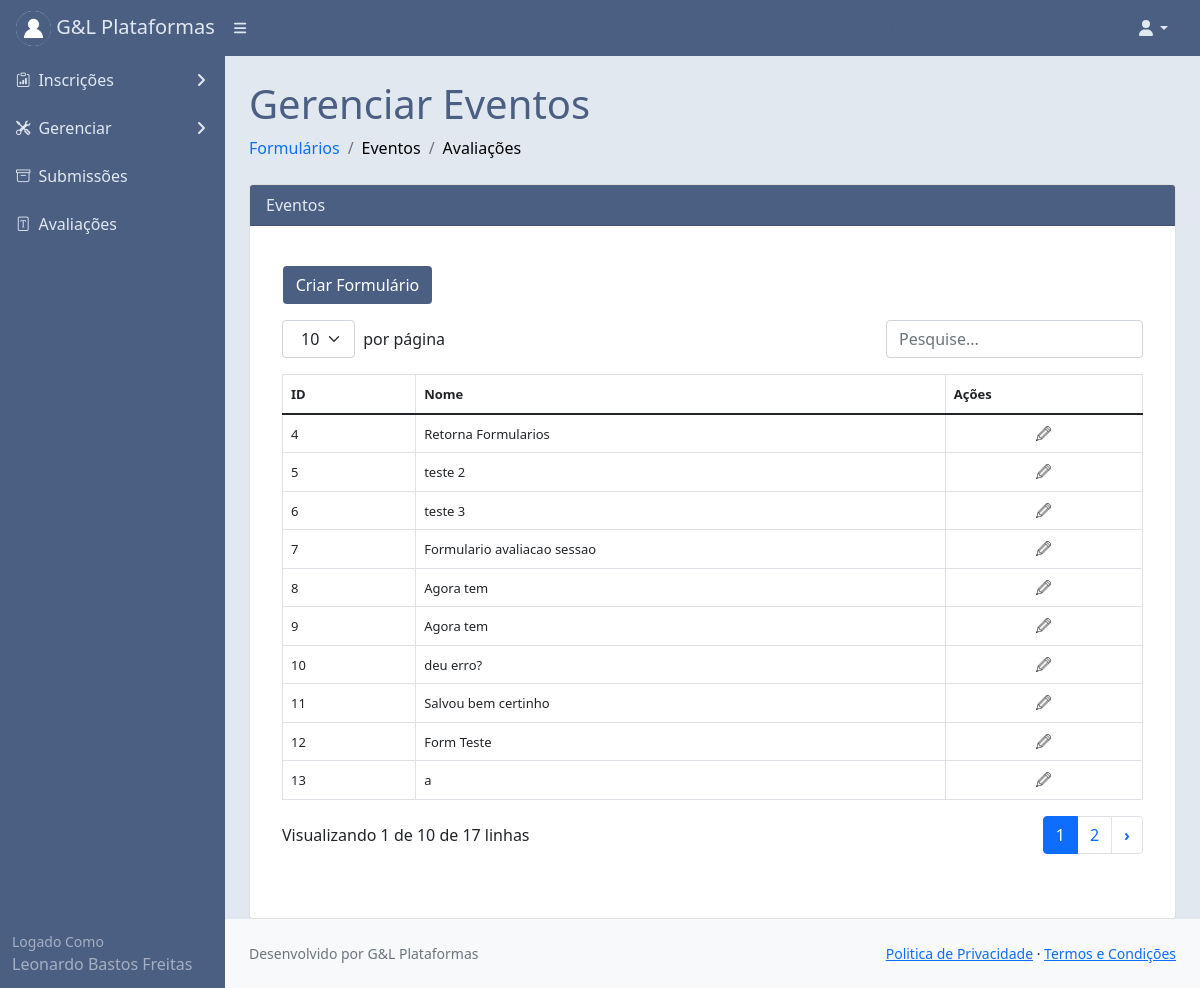
Screenshot of /formularios/ (signed in) with the database file from the repository.
### core/models.py (models this page shows)
class Usuariocd(models.Model):
    cpf = models.CharField(max_length=11)
    nome = models.CharField(max_length=300)
    cep = models.CharField(max_length=8)
    nascimento = models.DateField()
    email = models.EmailField()
    endereco = models.CharField(max_length=500)
    cidade = models.CharField(max_length=150)
    bairro = models.CharField(max_length=150)
    pais = models.CharField(max_length=150)
    instituicao = models.CharField(max_length=150)
    cmp = models.CharField(max_length=3)
    categ = models.CharField(max_length=150)
    cinfo = models.CharField(max_length=3)
    gestor_plataforma = models.CharField(max_length=3)
    autor = models.CharField(max_length=3)
    avaliador = models.CharField(max_length=3)
    lider = models.CharField(max_length=3)
    id_usuario = models.BigIntegerField()
    contato = models.BigIntegerField(null=True)
    perfil = models.FileField(upload_to='')

class Formulario(models.Model):
    c1 = models.CharField(max_length=500)
    c2 = models.CharField(max_length=500)
    c3 = models.CharField(max_length=500)
    c4 = models.CharField(max_length=500)
    c5 = models.CharField(max_length=500)
    c6 = models.CharField(max_length=500)
    c7 = models.CharField(max_length=500)
    c8 = models.CharField(max_length=500)
    c9 = models.CharField(max_length=500)
    c10 = models.CharField(max_length=500)
    ccriterios = models.BigIntegerField()
    comentario = models.TextField(null=True)
    id_evento = models.CharField(max_length=600)
    nome_formulario = models.CharField(max_length=150)
    data_cadastro = models.DateTimeField(auto_now=True)

### core/views.py (the view)
# urls.py: path('formularios/', views.formulario),
@login_required(login_url='/login/')
def formulario(request):
    id = request.GET.get('id')
    meuid = User.objects.filter(username=request.user)
    for m in meuid:
        mid = m.id
    usuarios = Usuariocd.objects.filter(id_usuario=mid)
    eventos = Evento.objects.filter(status='andamento')
    sessao = Sessoes.objects.all()
    formulario = Formulario.objects.all()
    dados = {'eventos': eventos,
             'usuarios': usuarios,
             'sessao': sessao,
             'formulario':formulario}
    return render(request, 'formularios.html', dados)

### templates/formularios.html (shortened to what this page needs)
{% extends 'base.html' %}
{% load static %}
{% block content %}
<div id="layoutSidenav_content" style="background:#e2e8f0;">
                <main>
                    <div class="container-fluid px-4">
                        <h1 class="mt-4" style="color:#4B5F83;">Gerenciar Eventos</h1>
                        <ol class="breadcrumb mb-4">
                            <li class="breadcrumb-item"><a href="#" style="text-decoration:none;">Formulários</a></li>
                            <li class="breadcrumb-item text-secondary">
                                <a href="#" style="text-decoration:none;">
                                <font color="black"> Eventos
                                </font>
                                </a></li>
                            <li class="breadcrumb-item active"><a href="#" style="text-decoration:none;">
                               <font color="black"> Avaliações </font>
                            </a> </li>
                        </ol>
                                <p class="mb-0">
                                  <div class="card">
                                      <div class="card-header" style="background:#4B5F83;color:#e2e8f0;">
                                          Eventos
                                      </div>
                                 <div class="card-body">
                              <div align="left">
                                   <a href="/cformulario/" style="text-decoration:none;">
                                       <button class="btn text-white mt-4"
                                               style="background:#4B5F83;">Criar Formulário</button>
                                    </a>
                              </div>
                                <div class="card-body">
                                  <table class="table" id="datatablesSimple">
                                    <thead>
                                        <tr>
                                             <th><font size="2px">ID</font></th>
                                            <th><font size="2px">Nome</font></th>
                                            <th><font size="2px">Ações</font></th>
                                        </tr>
                                    </thead>
                                    <tbody>
                                            {% for formulario in formulario %}
                                                                                 <tr>
                                             <td><font size="2px">{{formulario.id}}</font></td>
                                            <td><font size="2px">{{formulario.nome_formulario }}  </font></td>
                                            <td><font size="2px">
                                                <form method="POST" action="/editarevento/?id={{eventos.id}}">{% csrf_token %}
                                                <div align="center">
                                                     <a href="/editarformulario/?id={{formulario.id}}">
                                                    <img src={% static "assets/lapis.png" %}
                                                         width="15" height="15" /></a>
                                                </div>
                                            </font></td>
                                        </tr>
                                                {% endfor %}
                                    </tbody>
                                </table>
                                </div>
                        </div>
                                </p>
                    </div>
                </main>
                <footer class="py-4 bg-light mt-auto">
                    <div class="container-fluid px-4">
                        <div class="d-flex align-items-center justify-content-between small">
                            <div class="text-muted">Desenvolvido por G&L Plataformas</div>
                            <div>
                                <a href="#">Politica de Privacidade</a>
                                &middot;
                                <a href="#">Termos e Condições</a>
                            </div>
                        </div>
                    </div>
                </footer>
            </div>
        </div>
{% endblock %}

### templates/base.html (shortened to what this page needs)
{% load static %}
<!DOCTYPE html>
<html lang="pt-br">
    <head>
        <link href={% static "css/styles.css" %} rel="stylesheet" />
        <link href={% static "css/step.css" %} rel="stylesheet" />
        <link href={% static "css/gira.css" %} rel="stylesheet" />
        <link rel="stylesheet" href="https://cdn.jsdelivr.net/npm/bootstrap-icons@1.3.0/font/bootstrap-icons.css">
    </head>
    <body>
        <nav class="sb-topnav navbar navbar-expand navbar-dark" style="background:#4B5F83;">
            <a class="navbar-brand ps-3" href="#" style="color:#e2e8f0;">
                {% for usuarios in usuarios %}
                <img src="/media/{{usuarios.perfil}}"
                     alt="Admin"
                     class="rounded-circle"
                     width="35" height="35"> G&L Plataformas
                {% endfor %}
            </a>
            <button class="btn btn-link btn-sm order-1 order-lg-0 me-4 me-lg-0" id="sidebarToggle" href="#!"><i class="fas fa-bars" style="color:#e2e8f0;"></i></button>
            <form class="d-none d-md-inline-block form-inline ms-auto me-0 me-md-3 my-2 my-md-0">
                <a href="#" style="text-decoration:none; color:#4B5F83;">
                </a>
                <a href="#" style="text-decoration:none; color:#4B5F83;">
                </a>
                <a href="/submissoes/" style="text-decoration:none; color:#4B5F83;">
                </a>
            </form>
            <ul class="navbar-nav ms-auto ms-md-0 me-3 me-lg-4">
                <li class="nav-item dropdown">
                    <a class="nav-link dropdown-toggle" id="navbarDropdown" href="#" role="button" data-bs-toggle="dropdown" aria-expanded="false" style="color:#e2e8f0;"><i class="fas fa-user fa-fw"></i></a>
                </li>
            </ul>
        </nav>
        <div id="layoutSidenav">
            <div id="layoutSidenav_nav" >
                <nav class="sb-sidenav accordion sb-sidenav-dark" id="sidenavAccordion" >
                    <div class="sb-sidenav-menu" style="background:#4B5F83;">
                        <div class="nav">
                             <a class="nav-link collapsed" href="#" data-bs-toggle="collapse" data-bs-target="#pagesCollapseAuth" aria-expanded="false" aria-controls="pagesCollapseAuth">
                                        <div class="sb-nav-link-icon" style="color:#e2e8f0;"><i class="bi bi-clipboard-data"></i></div>
                                        <div style="color:#e2e8f0;">Inscrições</div>
                                        <div class="sb-sidenav-collapse-arrow" style="color:#e2e8f0;"><i class="fas fa-angle-down"></i></div>
                                    </a>
                            {% for usuarios in usuarios %}
                            {% if usuarios.gestor_plataforma == 'sim' %}
                            <a class="nav-link collapsed" href="#" data-bs-toggle="collapse" data-bs-target="#collapsePages" aria-expanded="false" aria-controls="collapsePages">
                                <div class="sb-nav-link-icon" style="color:#e2e8f0;"><i class="bi bi-tools"></i></div>
                                <div style="color:#e2e8f0;">Gerenciar</div>
                                <div class="sb-sidenav-collapse-arrow" style="color:#e2e8f0;"><i class="fas fa-angle-down"></i></div>
                            </a>
                            {% endif %}
                            {% endfor %}
                            <a class="nav-link" href="/submetidos/" style="color:#e2e8f0;">
                                <div class="sb-nav-link-icon" style="color:#e2e8f0;"><i class="bi bi-archive"></i></div>
                                <div style="color:#e2e8f0;">Submissões</div>
                            </a>
                            {% for usuarios in usuarios %}
                            {% if usuarios.avaliador == 'sim' %}
                            <a class="nav-link" href="/avaliartrabalho/" style="color:#e2e8f0;">
                                <div class="sb-nav-link-icon" style="color:#e2e8f0;"><i class="bi bi-file-font"></i></div>
                                <div style="color:#e2e8f0;">Avaliações</div>
                            </a>
                            {% endif %}
                            {% endfor %}
                        </div>
                    </div>
                    <div class="sb-sidenav-footer" style="background:#4B5F83;">
                        <div class="small" >Logado Como</div>
                        {% for usuarios in usuarios %}
                        {{usuarios.nome}}
                        {% endfor %}
                    </div>
                </nav>
            </div>
{% block content %}{% endblock %}
    </body>
</html>

### static/css/step.css (style rules this page uses)
:root { --prm-color: #0381ff; --prm-gray:#4B5F83; }

### rows the page displays
Usuariocd: perfil (picture), gestor_plataforma "sim" (drawn), avaliador "sim" (drawn), nome "Leonardo Bastos Freitas"
Formulario: id "4", nome_formulario "Retorna Formularios"
Formulario: id "5", nome_formulario "teste 2"
Formulario: id "6", nome_formulario "teste 3"
Formulario: id "7", nome_formulario "Formulario avaliacao sessao"
Formulario: id "8", nome_formulario "Agora tem"
Formulario: id "9", nome_formulario "Agora tem"
Formulario: id "10", nome_formulario "deu erro?"
Formulario: id "11", nome_formulario "Salvou bem certinho"
Formulario: id "12", nome_formulario "Form Teste"
Formulario: id "13", nome_formulario "a"
